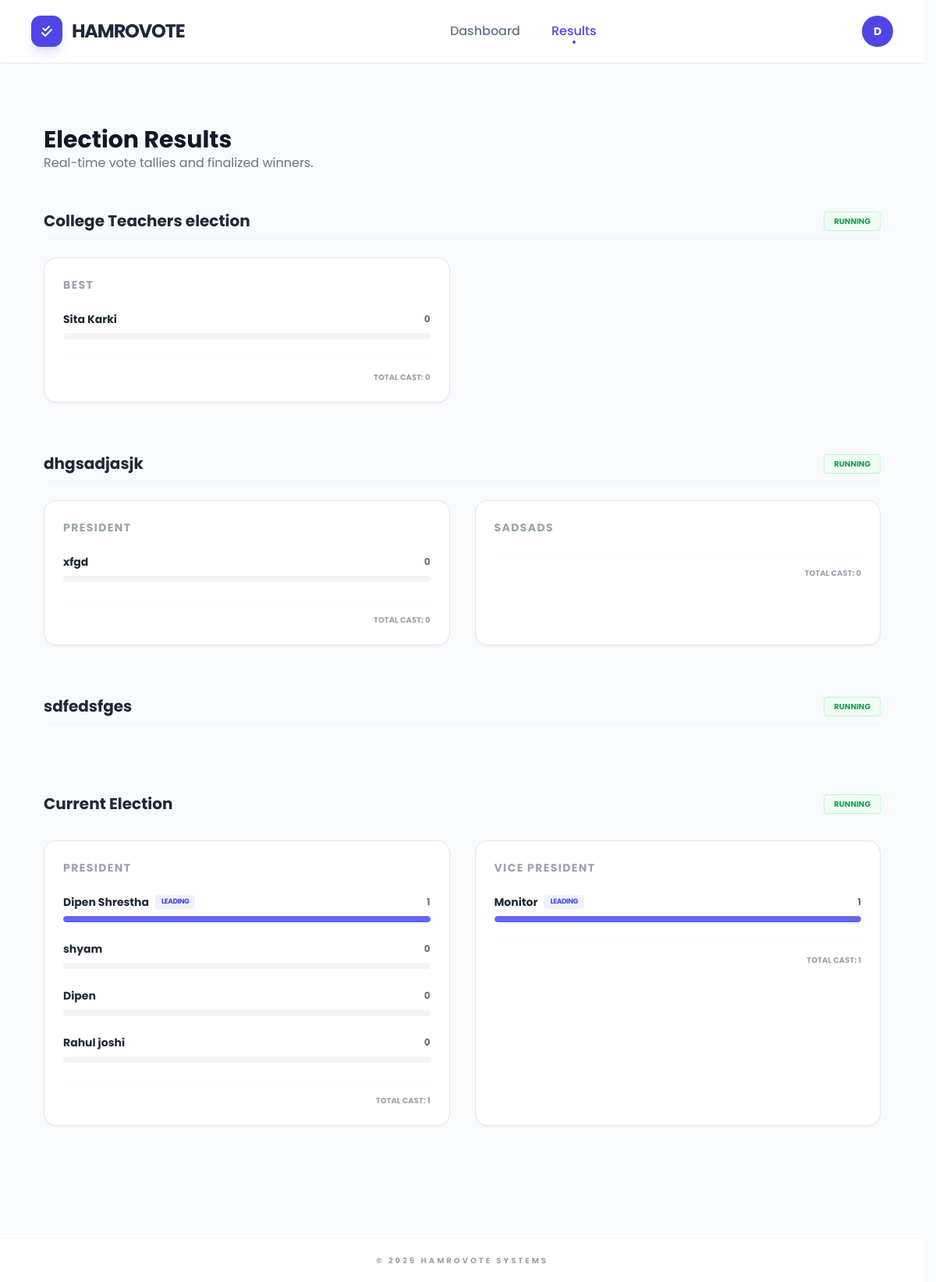
Page /results/ (signed in) on the earlier database version.
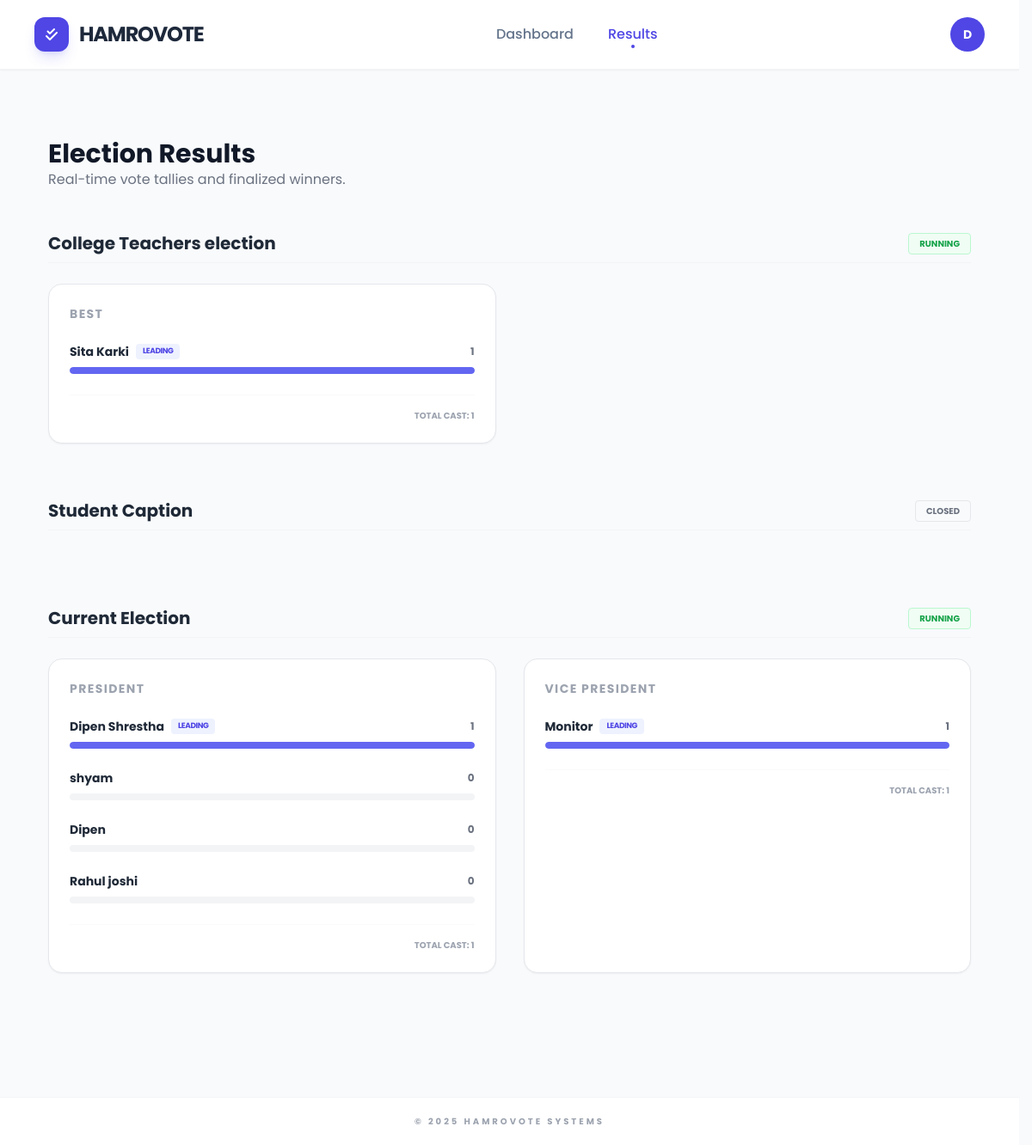
Same page on the later database version.
### voter/models.py (models this page shows, shortened)
class Election(models.Model):
    title = models.CharField(max_length=200)
    description = models.TextField(blank=True, null=True)
    start_date = models.DateTimeField()
    end_date = models.DateTimeField()
    is_active = models.BooleanField(default=True)
    created_at = models.DateTimeField(auto_now_add=True)
    @property
    def status(self):
        now = timezone.now()
        if not self.is_active:
            return "Disabled"
        if now < self.start_date:
            return "Upcoming"
        elif now > self.end_date:
            return "Closed"
        return "Running"
    class Meta:
        ordering = ['-start_date']

class Position(models.Model):
    election = models.ForeignKey(Election, on_delete=models.CASCADE, related_name='positions')
    title = models.CharField(max_length=100)
    description = models.TextField(blank=True, null=True)
    order = models.IntegerField(default=0)
    class Meta:
        ordering = ['order']

class Candidate(models.Model):
    position = models.ForeignKey(Position, on_delete=models.CASCADE, related_name='candidates')
    name = models.CharField(max_length=100)
    bio = models.TextField()
    manifesto = models.TextField()
    photo = models.ImageField(upload_to='candidates/', blank=True, null=True)
    is_active = models.BooleanField(default=True)
    created_at = models.DateTimeField(auto_now_add=True)

### voter/views.py (the view)
# urls.py: path('results/', views.results, name='results'),
@login_required
def results(request):
    elections = Election.objects.exclude(is_active=False).order_by('-start_date')
    results_data = []
    for election in elections:
        positions_list = []
        for pos in election.positions.all():
            candidates = Candidate.objects.filter(position=pos).annotate(
                vote_count=Count('anonymousballot')
            ).order_by('-vote_count')
            top_candidate = candidates.first() if candidates.exists() and candidates.first().vote_count > 0 else None
            total_votes = sum(c.vote_count for c in candidates)
            positions_list.append({
                'position': pos,
                'candidates': candidates,
                'total_votes': total_votes,
                'top_candidate': top_candidate,
            })
        results_data.append({
            'election': election,
            'status': election.status.lower(), # 'running' or 'closed'
            'positions': positions_list
        })
    return render(request, 'voter/results.html', {'results_data': results_data})

### voter/templates/voter/results.html
{% extends 'voter/base.html' %}
{% block content %}
<div class="max-w-6xl mx-auto py-10 px-4">
    <div class="mb-12">
        <h1 class="text-3xl font-bold text-gray-900">Election Results</h1>
        <p class="text-gray-500">Real-time vote tallies and finalized winners.</p>
    </div>
    {% for data in results_data %}
    <div class="mb-16">
        <div class="flex items-center justify-between mb-6 pb-2 border-b border-gray-100">
            <h2 class="text-xl font-bold text-gray-800">{{ data.election.title }}</h2>
            <span class="text-[10px] font-bold uppercase px-3 py-1 rounded border
                {% if data.status == 'running' %}border-green-200 text-green-600 bg-green-50
                {% else %}border-gray-200 text-gray-500 bg-gray-50{% endif %}">
                {{ data.status }}
            </span>
        </div>
        <div class="grid grid-cols-1 md:grid-cols-2 gap-8">
            {% for item in data.positions %}
            <div class="bg-white rounded-2xl border border-gray-200 p-6 shadow-sm">
                <h3 class="text-sm font-bold text-gray-400 uppercase tracking-widest mb-6">{{ item.position.title }}</h3>
                <div class="space-y-6">
                    {% for c in item.candidates %}
                    <div class="relative">
                        <div class="flex justify-between items-center mb-2">
                            <div class="flex items-center gap-2">
                                <span class="font-bold text-gray-800 text-sm">{{ c.name }}</span>
                                {% if c == item.top_candidate %}
                                    {% if data.status == 'closed' %}
                                        <span class="text-[9px] font-bold text-emerald-600 uppercase tracking-tighter bg-emerald-50 px-2 py-0.5 rounded">Winner</span>
                                    {% else %}
                                        <span class="text-[9px] font-bold text-indigo-600 uppercase tracking-tighter bg-indigo-50 px-2 py-0.5 rounded">Leading</span>
                                    {% endif %}
                                {% endif %}
                            </div>
                            <span class="text-xs font-bold text-gray-500">{{ c.vote_count }}</span>
                        </div>
                        <div class="w-full bg-gray-100 h-2 rounded-full overflow-hidden">
                            <div class="h-full rounded-full transition-all duration-700
                                {% if c == item.top_candidate %}
                                    {% if data.status == 'closed' %}bg-emerald-500{% else %}bg-indigo-500{% endif %}
                                {% else %}
                                    bg-gray-300
                                {% endif %}"
                                 style="width: {% if item.total_votes > 0 %}{% widthratio c.vote_count item.total_votes 100 %}{% else %}0{% endif %}%">
                            </div>
                        </div>
                    </div>
                    {% endfor %}
                </div>
                <div class="mt-6 pt-4 border-t border-gray-50 text-right">
                    <p class="text-[10px] text-gray-400 font-bold uppercase">Total Cast: {{ item.total_votes }}</p>
                </div>
            </div>
            {% endfor %}
        </div>
    </div>
    {% empty %}
    <div class="text-center py-20 bg-gray-50 rounded-2xl border border-dashed border-gray-200">
        <p class="text-gray-400 italic">No elections available.</p>
    </div>
    {% endfor %}
</div>
{% endblock %}

Differences in the rows shown:
removed Election: election "dhgsadjasjk", status "RUNNING"
removed Position: position "PRESIDENT", total_votes "0", shown under "dhgsadjasjk"
removed Candidate: name "xfgd", vote_count "0", shown under "PRESIDENT"
removed Position: position "SADSADS", total_votes "0", shown under "dhgsadjasjk"
removed Election: election "sdfedsfges", status "RUNNING"
computed for Position "BEST": total_votes "0" → "1"
shown differently, row unchanged: Candidate "Sita Karki": vote_count "0" → "1"; now shows "LEADING"
added Election: election "Student Caption", status "CLOSED"
